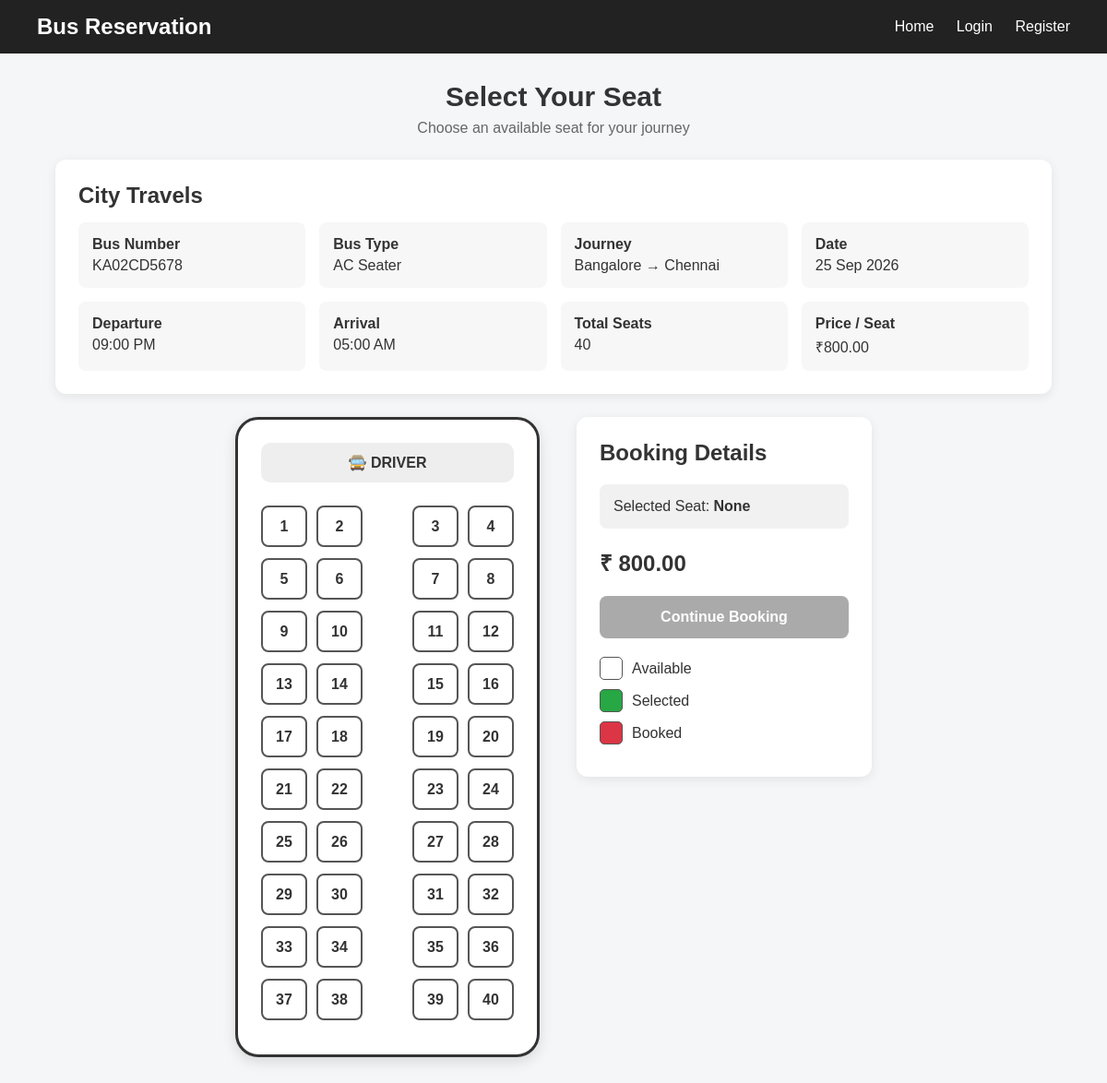
/seat_selection.php?route_id=2, run on the app's committed database.
### tables this page shows
CREATE TABLE IF NOT EXISTS routes (
    id INT AUTO_INCREMENT PRIMARY KEY,
    bus_id INT NOT NULL,
    source VARCHAR(100) NOT NULL,
    destination VARCHAR(100) NOT NULL,
    departure_time TIME NOT NULL,
    arrival_time TIME NOT NULL,
    journey_date DATE NOT NULL,
    price DECIMAL(10,2) NOT NULL,

    FOREIGN KEY (bus_id)
        REFERENCES buses(id)
        ON DELETE CASCADE
);

CREATE TABLE IF NOT EXISTS buses (
    id INT AUTO_INCREMENT PRIMARY KEY,
    bus_number VARCHAR(50) NOT NULL UNIQUE,
    bus_name VARCHAR(100) NOT NULL,
    bus_type VARCHAR(50) NOT NULL,
    total_seats INT NOT NULL,
    created_at TIMESTAMP DEFAULT CURRENT_TIMESTAMP
);

### seat_selection.php (the view, shortened to what this page needs)
<?php
require_once "config/db_connection.php";
$route_id = intval($_GET["route_id"] ?? 0);
$sql = "
    SELECT
        r.id AS route_id,
        r.source,
        r.destination,
        r.departure_time,
        r.arrival_time,
        r.journey_date,
        r.price,
        b.id AS bus_id,
        b.bus_number,
        b.bus_name,
        b.bus_type,
        b.total_seats
    FROM routes r
    INNER JOIN buses b ON r.bus_id = b.id
    WHERE r.id = ?
";
$stmt = $conn->prepare($sql);
$stmt->bind_param("i", $route_id);
$stmt->execute();
$result = $stmt->get_result();
$bus = $result->fetch_assoc();
$booked_seats = [];
$departure = date("h:i A", strtotime($bus["departure_time"]));
$arrival = date("h:i A", strtotime($bus["arrival_time"]));
$total_seats = intval($bus["total_seats"]);
?>
<!DOCTYPE html>
<html lang="en">
<head>
</head>
<body>
<div class="navbar">
    <div class="logo">
        Bus Reservation
    </div>
    <div class="nav-links">
        <a href="index.php">Home</a>
        <?php if (isset($_SESSION["user_id"])): ?>
            <a href="my_bookings.php">My Bookings</a>
            <a href="logout.php">Logout</a>
        <?php else: ?>
            <a href="login.php">Login</a>
            <a href="register.php">Register</a>
        <?php endif; ?>
    </div>
</div>
<div class="container">
    <div class="page-title">
        <h1>Select Your Seat</h1>
        <p>
            Choose an available seat for your journey
        </p>
    </div>
    <div class="bus-info">
        <h2>
            <?php echo htmlspecialchars($bus["bus_name"]); ?>
        </h2>
        <div class="info-grid">
            <div class="info-box">
                <strong>Bus Number</strong>
                <?php echo htmlspecialchars($bus["bus_number"]); ?>
            </div>
            <div class="info-box">
                <strong>Bus Type</strong>
                <?php echo htmlspecialchars($bus["bus_type"]); ?>
            </div>
            <div class="info-box">
                <strong>Journey</strong>
                <?php echo htmlspecialchars($bus["source"]); ?>
                →
                <?php echo htmlspecialchars($bus["destination"]); ?>
            </div>
            <div class="info-box">
                <strong>Date</strong>
                <?php echo date("d M Y", strtotime($bus["journey_date"])); ?>
            </div>
            <div class="info-box">
                <strong>Departure</strong>
                <?php echo $departure; ?>
            </div>
            <div class="info-box">
                <strong>Arrival</strong>
                <?php echo $arrival; ?>
            </div>
            <div class="info-box">
                <strong>Total Seats</strong>
                <?php echo $total_seats; ?>
            </div>
            <div class="info-box">
                <strong>Price / Seat</strong>
                ₹<?php echo number_format($bus["price"], 2); ?>
            </div>
        </div>
    </div>
    <div class="seat-section">
        <div class="bus">
            <div class="driver">
                🚍 DRIVER
            </div>
            <?php
            $seat_number = 1;
            while ($seat_number <= $total_seats):
            ?>
                <div class="seat-row">
                    <div class="seat-group">
                        <?php
                        for ($i = 0; $i < 2 && $seat_number <= $total_seats; $i++):
                            $seat = $seat_number;
                            $is_booked = in_array((string)$seat, $booked_seats);
                        ?>
                            <div
                                class="seat <?php echo $is_booked ? 'booked' : ''; ?>"
                                data-seat="<?php echo $seat; ?>"
                                onclick="<?php echo $is_booked ? '' : 'selectSeat(' . $seat . ')'; ?>"
                            >
                                <?php echo $seat; ?>
                            </div>
                        <?php
                            $seat_number++;
                        endfor;
                        ?>
                    </div>
                    <div class="seat-group">
                        <?php
                        for ($i = 0; $i < 2 && $seat_number <= $total_seats; $i++):
                            $seat = $seat_number;
                            $is_booked = in_array((string)$seat, $booked_seats);
                        ?>
                            <div
                                class="seat <?php echo $is_booked ? 'booked' : ''; ?>"
                                data-seat="<?php echo $seat; ?>"
                                onclick="<?php echo $is_booked ? '' : 'selectSeat(' . $seat . ')'; ?>"
                            >
                                <?php echo $seat; ?>
                            </div>
                        <?php
                            $seat_number++;
                        endfor;
                        ?>
                    </div>
                </div>
            <?php endwhile; ?>
        </div>
        <div class="booking-panel">
            <h2>Booking Details</h2>
            <div class="selected-seat">
                Selected Seat:
                <span id="selectedSeat">
                    None
                </span>
            </div>
            <div class="price">
                ₹<span id="price">
                    <?php echo number_format($bus["price"], 2); ?>
                </span>
            </div>
            <form action="booking.php" method="GET">
                <button
                    type="submit"
                    class="continue-btn"
                    id="continueBtn"
                    disabled
                >
                    Continue Booking
                </button>
            </form>
            <div class="legend">
                <div class="legend-item">
                    <div class="legend-box available-box"></div>
                    Available
                </div>
                <div class="legend-item">
                    <div class="legend-box selected-box"></div>
                    Selected
                </div>
                <div class="legend-item">
                    <div class="legend-box booked-box"></div>
                    Booked
                </div>
            </div>
        </div>
    </div>
</div>
</body>
</html>

### seat_selection.php (style rules this page uses)
* { box-sizing: border-box; margin: 0; padding: 0; }
body { font-family: Arial, sans-serif; background: #f4f6f8; color: #333; }
.navbar { background: #222; padding: 15px 40px; display: flex; justify-content: space-between; align-items: center; }
.logo { color: white; font-size: 24px; font-weight: bold; }
.nav-links a { color: white; text-decoration: none; margin-left: 20px; }
.container { width: 90%; max-width: 1100px; margin: 30px auto; }
.page-title { text-align: center; margin-bottom: 25px; }
.page-title h1 { font-size: 30px; margin-bottom: 8px; }
.page-title p { color: #666; }
.bus-info { background: white; padding: 25px; border-radius: 12px; box-shadow: 0 3px 12px rgba(0,0,0,0.08); margin-bottom: 25px; }
.bus-info h2 { margin-bottom: 15px; }
.info-grid { display: grid; grid-template-columns: repeat(4, 1fr); gap: 15px; }
.info-box { background: #f7f7f7; padding: 15px; border-radius: 8px; }
.info-box strong { display: block; margin-bottom: 5px; }
.seat-section { display: flex; gap: 40px; justify-content: center; align-items: flex-start; }
.bus { width: 330px; background: white; border: 3px solid #333; border-radius: 25px; padding: 25px; box-shadow: 0 5px 15px rgba(0,0,0,0.12); }
.driver { text-align: center; font-weight: bold; margin-bottom: 25px; padding: 12px; background: #eee; border-radius: 10px; }
.seat-row { display: flex; justify-content: space-between; align-items: center; margin-bottom: 12px; }
.seat-group { display: flex; gap: 10px; }
.seat { width: 50px; height: 45px; border: 2px solid #555; border-radius: 8px; display: flex; justify-content: center; align-items: center; cursor: pointer; font-weight: bold; background: #fff; transition: 0.2s; }
.booking-panel { width: 320px; background: white; padding: 25px; border-radius: 12px; box-shadow: 0 3px 12px rgba(0,0,0,0.08); }
.booking-panel h2 { margin-bottom: 20px; }
.selected-seat { background: #f1f1f1; padding: 15px; border-radius: 8px; margin-bottom: 15px; }
.selected-seat span { font-weight: bold; }
.price { font-size: 24px; font-weight: bold; margin: 20px 0; }
.continue-btn { width: 100%; padding: 14px; border: none; border-radius: 8px; background: #007bff; color: white; font-size: 16px; font-weight: bold; cursor: pointer; }
.continue-btn:disabled { background: #aaa; cursor: not-allowed; }
.legend { margin-top: 20px; }
.legend-item { display: flex; align-items: center; gap: 10px; margin-bottom: 10px; }
.legend-box { width: 25px; height: 25px; border-radius: 5px; border: 1px solid #555; }
.available-box { background: white; }
.selected-box { background: #28a745; }
.booked-box { background: #dc3545; }

### data on the page
routes: bus.bus_name "City Travels", bus.bus_number "KA02CD5678", bus.bus_type "AC Seater", source "Bangalore", destination "Chennai", journey_date "25 Sep 2026", departure_time "09:00 PM", arrival_time "05:00 AM", bus.total_seats "40", price "800.00"

### other printed values
$seat "1"
$seat "2"
$seat "3"
$seat "4"
$seat "5"
$seat "6"
$seat "7"
$seat "8"
$seat "9"
$seat "10"
$seat "11"
$seat "12"
$seat "13"
$seat "14"
$seat "15"
